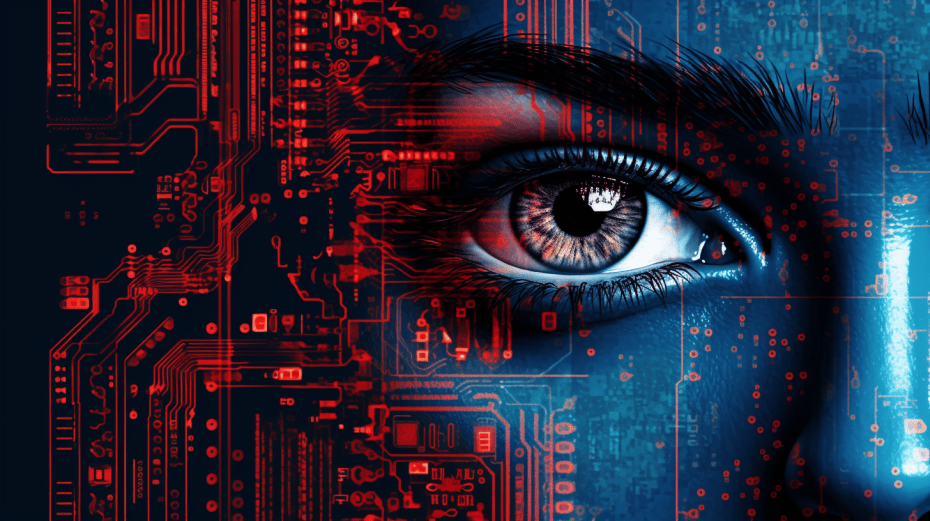
#> input picture MV_Course/images/MachineVision1.png, 930 x 521 px
$ jupyter execute T1_03_opencv.ipynb
#> lines starting #> are read from the running program, lines starting #| are printed output that depends on the picture
## Cropping

[cell 1]
import numpy as np
import matplotlib.pyplot as plt
import cv2

img = cv2.imread('./images/MachineVision1.png')
#> img is the input picture: shape (521, 930, 3); mean B, G, R 56.7, 38.6, 39
plt.imshow(img[...,::-1])

[cell 2]
print('Height = '  , img.shape[0] )
#| Height =  521
print('Width  = '  , img.shape[1] )
#| Width  =  930

[cell 3]
croped = img[100:300 ,400:750 , :]
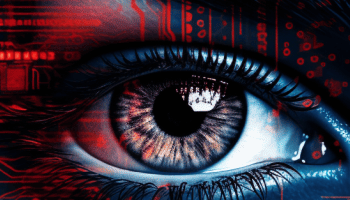
#> croped: shape (200, 350, 3); mean B, G, R 54.4, 42.1, 52.8

plt.imshow(croped[...,::-1])

[cell 4]
import cv2
import numpy as np
import matplotlib.pyplot as plt


plt.figure(figsize=[10,8])
plt.subplot(121);plt.imshow(img[...,::-1]);plt.title('MachineVision');
plt.subplot(122);plt.imshow(croped[...,::-1]);plt.title('Croped_img');
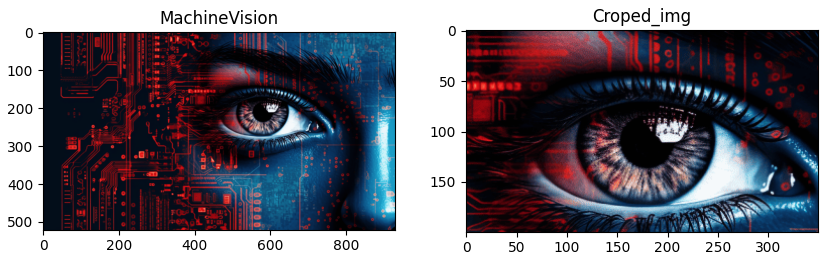
#> figure drawn by matplotlib, 2 panels
